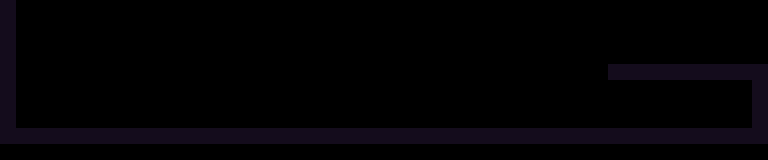

A 2D game scene composited from a Tiled map and its tileset images. What follows is a short description and the map's XML, with each tile layer's data collapsed to a summary:
An orthogonal 48x10 tile map with 16x16 px tiles, 2 tile layers (BACKGROUND, FOREGROUND), 5 tilesets and 7 objects (2x DOOR, BREAKABLE_REINFORCED).

<map version="1.0" orientation="orthogonal" renderorder="right-down" width="48" height="10" tilewidth="16" tileheight="16" nextobjectid="17">
 <tileset firstgid="1" name="TILES_TMP" tilewidth="16" tileheight="16">
  <image source="../img/tiles_placeholder.png" width="64" height="32" />
 </tileset>
 <tileset firstgid="9" name="TILES_OBR" tilewidth="16" tileheight="16">
  <image source="../img/tiles_rock.png" trans="000000" width="144" height="128" />
 </tileset>
 <tileset firstgid="81" name="TILES_REP" tilewidth="16" tileheight="16">
  <image source="../img/tiles_grass.png" width="128" height="160" />
 </tileset>
 <tileset firstgid="161" name="TILES_TEK" tilewidth="16" tileheight="16">
  <image source="../img/tiles_city.png" width="144" height="80" />
 </tileset>
 <tileset firstgid="206" name="TILES_GEN" tilewidth="16" tileheight="16">
  <image source="../img/tiles_general.png" trans="ff00ff" width="160" height="64" />
 </tileset>
 <objectgroup name="SOLIDS">
  <object id="8" x="0" y="128" width="768" height="16" />
  <object id="9" x="0" y="0" width="16" height="128" />
  <object id="11" x="752" y="80" width="16" height="48" />
  <object id="12" x="608" y="64" width="160" height="16" />
 </objectgroup>
 <layer name="BACKGROUND" width="48" height="10">
  <data>[480 cells, 0 non-empty, 0 distinct tile ids]</data>
 </layer>
 <objectgroup name="OBJECTS">
  <object id="14" name="BREAKABLE_REINFORCED" x="608" y="80" width="48" height="48" />
  <object id="15" name="DOOR" x="32" y="112" width="16" height="16">
   <properties>
    <property name="LINK" value="stage/reptilia.tmx" />
   </properties>
  </object>
  <object id="16" name="DOOR" x="736" y="112" width="16" height="16">
   <properties>
    <property name="LINK" value="stage/reptilia_catacombs_entrance.tmx" />
   </properties>
  </object>
 </objectgroup>
 <layer name="FOREGROUND" width="48" height="10">
  <data>[480 cells, 69 non-empty, 1 distinct tile ids]</data>
 </layer>
</map>
